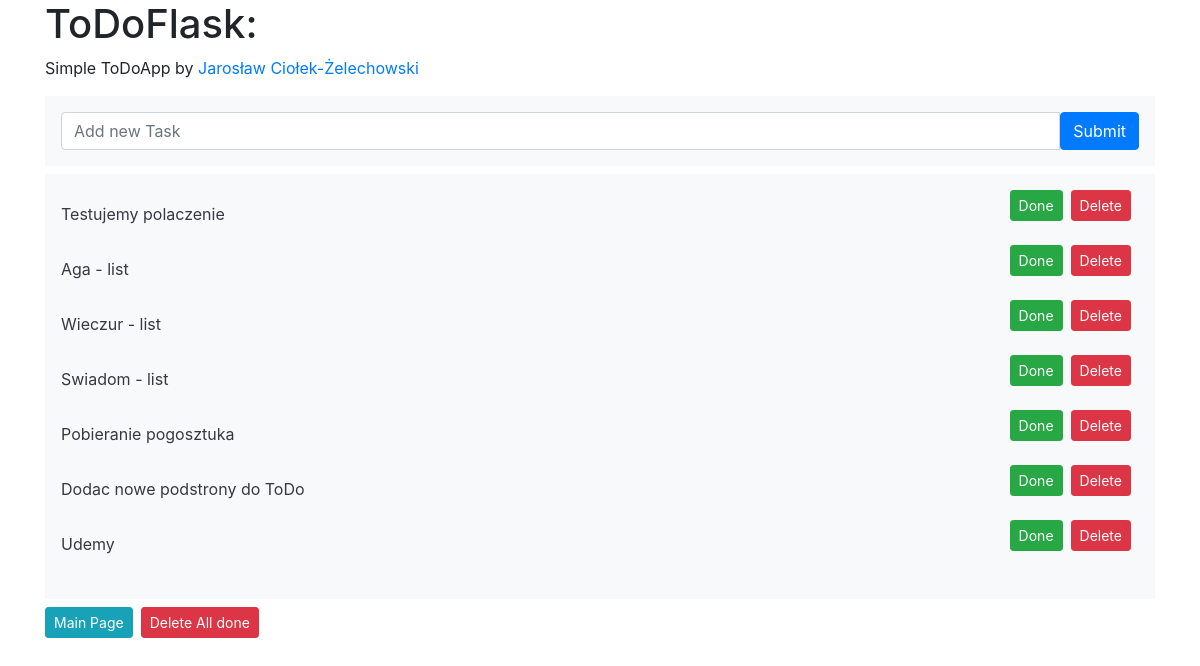
The app's page /zadania with its own data.
### tables this page shows
CREATE TABLE zadania (
    id integer primary key autoincrement, -- unikalny indentyfikator
    zadanie text not null, -- opis zadania do wykonania
    zrobione boolean not null, -- informacja czy zadania zostalo juz wykonane
    data_pub datetime not null -- data dodania zadania
);

### todo.py (the view, shortened to what this page needs)
@app.route('/zadania', methods=['GET', 'POST'])
def zadania():
    error = None
    db = get_db()
    kursor = db.execute('SELECT * FROM zadania ORDER BY data_pub DESC;')
    zadania = kursor.fetchall()
    return render_template('zadania_lista.html', zadania=zadania, error=error)

### todo.py (called while the page is built)
def get_db():
    if not g.get('db'):  # jeżeli brak połączenia, to je tworzymy
        con = sqlite3.connect(app.config['DATABASE'])
        con.row_factory = sqlite3.Row
        g.db = con  # zapisujemy połączenie w kontekście aplikacji
    return g.db  # zwracamy połączenie z bazą

### templates/zadania_lista.html (shortened to what this page needs)
<html>
  <head>
    <link rel="stylesheet" href="https://stackpath.bootstrapcdn.com/bootstrap/4.1.1/css/bootstrap.min.css">
  <body>
    <div class="container">
      <h1>{{ config.SITE_NAME }}:</h1>
      <p>Simple ToDoApp by <a href="https://github.com/Torak28">Jarosław Ciołek-Żelechowski</a></p>
      <form class="p-3 mb-2 bg-light text-dark" method="POST" action="{{ url_for('zadania') }}">
        <div class="input-group">
          <input type="text" class="form-control" id="TaskField" placeholder="Add new Task" name="zadanie" value=""/>
          <span class="input-group-btn">
            <button type="submit" class="btn btn-primary">Submit</button>
          </span>
        </div>
      </form>
      <div class="container-fluid p-3 mb-2 bg-light text-dark">
        <dl>
          {% for zadanie in zadania %}
            <dd>
              {% if zadanie.zrobione %}
              <div class="row align-items-center">
                <div class="col-md-8">
                  <s>{{ zadanie.zadanie }}</s>
                </div>
                <div class="col-md-4">
                  <div class="btn-toolbar float-right" role="toolbar">
                    <div class="btn-group mr-2" role="group">
                      <form method="POST" action="{{ url_for('niezrobione') }}">
                        <input type="hidden" name="id" value="{{ zadanie.id }}"/>
                        <button type="submit" class="btn btn-warning btn-sm">Undo</button>
                      </form>
                    </div>
                    <div class="btn-group mr-2" role="group">
                      <form method="POST" action="{{ url_for('usuniete') }}">
                        <input type="hidden" name="id" value="{{ zadanie.id }}"/>
                        <button type="submit" class="btn btn-danger btn-sm">Delete</button>
                      </form>
                    </div>
                  </div>
                </div>
              </div>
              {% else %}
                <div class="row align-items-center">
                  <div class="col-md-8">
                    {{ zadanie.zadanie }}
                  </div>
                  <div class="col-md-4">
                    <div class="btn-toolbar float-right" role="toolbar">
                      <div class="btn-group mr-2" role="group">
                        <form method="POST" action="{{ url_for('zrobione') }}">
                          <button type="submit" class="btn btn-success btn-sm">Done</button>
                        </form>
                      </div>
                      <div class="btn-group mr-2" role="group">
                        <form method="POST" action="{{ url_for('usuniete') }}">
                          <button type="submit" class="btn btn-danger btn-sm">Delete</button>
                        </form>
                      </div>
                    </div>
                  </div>
                </div>
              {% endif %}
            </dd>
          {% endfor %}
        </dl>
      </div>
      <div class="btn-toolbar" role="toolbar">
        <div class="btn-group mr-2" role="group">
          <form>
            <a href="{{ url_for('index') }}" class="btn btn-info btn-sm" role="button">Main Page</a>
          </form>
        </div>
        <div class="btn-group mr-2" role="group">
          <form method="POST" action="{{ url_for('usun') }}">
            <button type="submit" class="btn btn-danger btn-sm">Delete All done</button>
          </form>
        </div>
      </div>
    </div>
  </body>
</html>

### records on screen
zadania: zadanie "Testujemy polaczenie"
zadania: zadanie "Aga - list"
zadania: zadanie "Wieczur - list"
zadania: zadanie "Swiadom - list"
zadania: zadanie "Pobieranie pogosztuka"
zadania: zadanie "Dodac nowe podstrony do ToDo"
zadania: zadanie "Udemy"

### other values on screen
{{ config.SITE_NAME }} "ToDoFlask"
